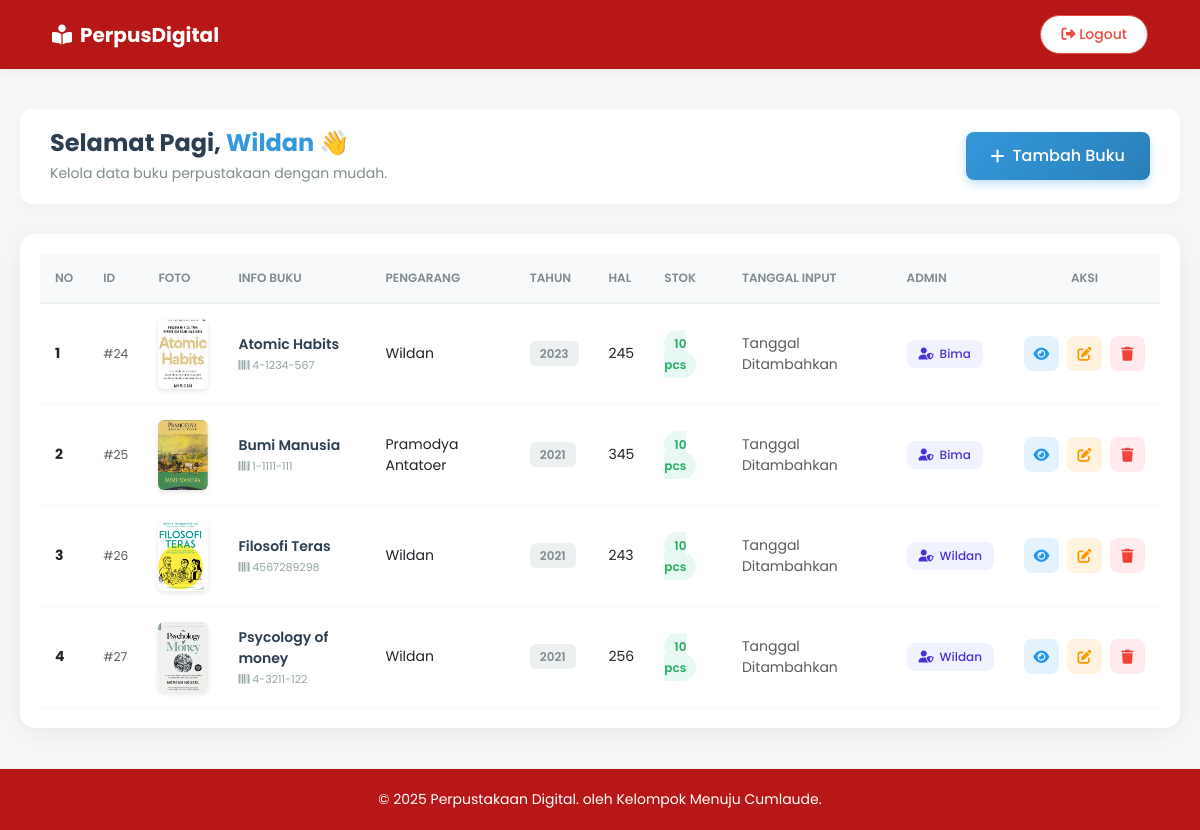
The page /pbo/admin.php (signed in) on the database its author committed.
### tables this page shows
CREATE TABLE `buku` (
  `id` int(11) NOT NULL,
  `isbn` varchar(10) NOT NULL,
  `foto` varchar(255) NOT NULL,
  `judul` varchar(255) DEFAULT NULL,
  `pengarang` varchar(150) DEFAULT NULL,
  `halaman` int(11) NOT NULL,
  `tahun` varchar(255) NOT NULL,
  `sinopsis` text NOT NULL,
  `stok` int(11) DEFAULT NULL,
  `user_id` int(11) NOT NULL
);

CREATE TABLE `user` (
  `id` int(11) NOT NULL,
  `nama` varchar(255) NOT NULL,
  `email` varchar(255) NOT NULL,
  `password` varchar(255) NOT NULL
);

### pbo/app/Database.php (called while the page is built, shortened)
<?php
$conn = new mysqli("localhost", "root", "", "perpus_pbo");
function query($query){
    global $conn;
    $result = mysqli_query($conn, $query);
    $rows = [];
    while ($row = mysqli_fetch_assoc($result)){
        $rows []= $row;
    }
    return $rows;
}

### pbo/admin.php (the view, shortened to what this page needs)
<?php
require_once 'app/Database.php';
$nama = $_SESSION['session_nama'];
$tampilData = query("SELECT buku.*, user.nama FROM buku JOIN user ON buku.user_id = user.id");
?>
<!DOCTYPE html>
<html lang="id">
<head>
    <link href="https://cdn.jsdelivr.net/npm/bootstrap@5.3.0/dist/css/bootstrap.min.css" rel="stylesheet">
    <link rel="stylesheet" href="https://cdnjs.cloudflare.com/ajax/libs/font-awesome/6.4.0/css/all.min.css">
    <link rel="stylesheet" href="aset/admin.css">
</head>
<body>
    <nav class="navbar-custom">
        <div class="container-fluid d-flex justify-content-between align-items-center">
            <div class="brand-logo">
                <i class="fa-solid fa-book-open-reader me-2"></i> PerpusDigital
            </div>
            <a href="logout.php" class="btn-logout" onclick="return confirm('Yakin ingin keluar?')">
                <i class="fa-solid fa-right-from-bracket"></i> Logout
            </a>
        </div>
    </nav>
    <div class="main-container">
        <div class="header-section">
            <div class="welcome-text">
                <h1>Selamat Pagi, <span><?= $nama; ?></span> 👋</h1>
                <p>Kelola data buku perpustakaan dengan mudah.</p>
            </div>
            <a href="tambah_buku.php" class="btn-custom-add">
                <i class="fa-solid fa-plus"></i> Tambah Buku
            </a>
        </div>
        <div class="table-wrapper">
            <table class="table table-hover align-middle">
                <thead>
                    <tr>
                        <th>No</th>
                        <th>ID</th>
                        <th>Foto</th>
                        <th>Info Buku</th>
                        <th>Pengarang</th>
                        <th>Tahun</th>
                        <th>Hal</th>
                        <th>Stok</th>
                        <th>Tanggal Input</th>
                        <th>Admin</th>
                        <th class="text-center">Aksi</th>
                    </tr>
                </thead>
                <tbody>
                    <?php $i = 1; ?>
                    <?php foreach ($tampilData as $row) : ?>
                        <tr>
                            <td class="fw-bold"><?= $i; ?></td>
                            <td><span class="text-muted small">#<?= $row["id"];?></span></td>
                            <td>
                                <div class="img-frame">
                                    <img src="sampul/<?= $row["foto"];?>" alt="Cover Buku">
                                </div>
                            </td>
                            <td>
                                <div class="book-info">
                                    <span class="book-title"><?= $row["judul"];?></span>
                                    <span class="book-isbn"><i class="fa-solid fa-barcode"></i> <?= $row["isbn"];?></span>
                                </div>
                            </td>
                            <td><?= $row["pengarang"];?></td>
                            <td><span class="badge-year"><?= $row["tahun"];?></span></td>
                            <td><?= $row["halaman"];?></td>
                            <td>
                                <span class="stok-status <?= $row['stok'] < 5 ? 'low' : 'ok' ?>">
                                    <?= $row["stok"];?> pcs
                                </span>
                            </td>
                            <td class="text-muted small">Tanggal Ditambahkan</td>
                            <td>
                                <div class="admin-badge">
                                    <i class="fa-solid fa-user-shield"></i> <?= $row["nama"]; ?>
                                </div>
                            </td>
                            <td>
                                <div class="action-buttons">
                                    <a href="detail.php?id=<?= $row["id"];?>" class="btn-icon btn-detail" title="Detail"><i class="fa-solid fa-eye"></i></a>
                                    <a href="update.php?id=<?= $row["id"];?>" class="btn-icon btn-edit" title="Edit"><i class="fa-solid fa-pen-to-square"></i></a>
                                    <a href="hapus.php?id=<?= $row["id"];?>" onclick="return confirm('Yakin Hapus?');" class="btn-icon btn-delete" title="Hapus"><i class="fa-solid fa-trash"></i></a>
                                </div>
                            </td>
                        </tr>
                    <?php $i++; ?>
                    <?php endforeach; ?>
                </tbody>
            </table>
        </div>
    </div>
    <footer class="footer">
        <p>&copy; 2025 Perpustakaan Digital. </i> oleh Kelompok Menuju Cumlaude.</p>
    </footer>
</body>
</html>

### pbo/aset/admin.css (style rules this page uses)
body { background-color: #f4f7f6; font-family: 'Poppins', sans-serif; color: #333; padding: 0; margin: 0; display: flex; flex-direction: column; min-height: 100vh; }
.navbar-custom { background-color: #b81717 !important; box-shadow: 0 2px 10px rgba(0,0,0,0.05); padding: 15px 40px; position: sticky; top: 0; z-index: 1000; }
.brand-logo { font-size: 20px; font-weight: 700; color: #ffffff; display: flex; align-items: center; }
.btn-logout { background-color: #fff; color: #e74c3c; border: 1px solid #e74c3c; padding: 8px 20px; border-radius: 50px; text-decoration: none; font-weight: 500; font-size: 14px; transition: all 0.3s; }
.main-container { max-width: 1300px; margin: 40px auto; padding: 0 20px; flex: 1; width: 100%; }
.header-section { display: flex; justify-content: space-between; align-items: center; margin-bottom: 30px; background-color: white; padding: 20px 30px; border-radius: 12px; box-shadow: 0 4px 6px rgba(0,0,0,0.02); }
.welcome-text h1 { font-size: 24px; font-weight: 700; color: #2c3e50; margin-bottom: 5px; }
.welcome-text h1 span { color: #3498db; }
.welcome-text p { color: #7f8c8d; font-size: 14px; margin: 0; }
.btn-custom-add { background: linear-gradient(135deg, #3498db, #2980b9); color: white; padding: 12px 25px; border-radius: 8px; text-decoration: none; font-weight: 500; box-shadow: 0 4px 10px rgba(52, 152, 219, 0.3); transition: all 0.2s; display: inline-flex; align-items: center; gap: 8px; }
.table-wrapper { background: white; padding: 20px; border-radius: 15px; box-shadow: 0 5px 20px rgba(0,0,0,0.05); overflow-x: auto; }
.table { margin-bottom: 0; width: 100%; }
.table thead th { background-color: #f8f9fa; color: #7f8c8d; font-weight: 600; text-transform: uppercase; font-size: 12px; border-bottom: 2px solid #ecf0f1; padding: 15px; }
.table tbody td { padding: 15px; vertical-align: middle; font-size: 14px; border-bottom: 1px solid #f4f7f6; }
.img-frame { width: 50px; height: 70px; border-radius: 6px; overflow: hidden; box-shadow: 0 2px 5px rgba(0,0,0,0.1); }
.img-frame img { width: 100%; height: 100%; object-fit: cover; }
.book-info { display: flex; flex-direction: column; }
.book-title { font-weight: 600; color: #2c3e50; }
.book-isbn { font-size: 11px; color: #95a5a6; margin-top: 2px; }
.badge-year { background-color: #ecf0f1; color: #7f8c8d; padding: 4px 10px; border-radius: 6px; font-size: 12px; font-weight: 600; }
.stok-status { font-weight: 600; padding: 5px 10px; border-radius: 20px; font-size: 12px; }
.stok-status.ok { background-color: #e8f8f5; color: #27ae60; }
.admin-badge { display: inline-flex; align-items: center; gap: 6px; background-color: #f0f3ff; color: #4834d4; padding: 5px 12px; border-radius: 8px; font-size: 12px; font-weight: 500; }
.action-buttons { display: flex; justify-content: center; gap: 8px; }
.btn-icon { width: 35px; height: 35px; display: flex; align-items: center; justify-content: center; border-radius: 8px; text-decoration: none; transition: all 0.2s; font-size: 14px; }
.btn-detail { background-color: #e3f2fd; color: #2196f3; }
.btn-edit { background-color: #fff3e0; color: #ff9800; }
.btn-delete { background-color: #ffebee; color: #f44336; }
.footer { background-color: #b81717 !important; padding: 20px; text-align: center; border-top: 1px solid #eee; margin-top: auto; }
.footer p { margin: 0; color: #ffffff; font-size: 14px; }

### rows shown on the page
buku: id "24", foto (picture), judul "Atomic Habits", isbn "4-1234-567", pengarang "Wildan", tahun "2023", halaman "245", stok "10", user.nama "Bima"
buku: id "25", foto (picture), judul "Bumi Manusia", isbn "1-1111-111", pengarang "Pramodya Antatoer", tahun "2021", halaman "345", stok "10", user.nama "Bima"
buku: id "26", foto (picture), judul "Filosofi Teras", isbn "4567289298", pengarang "Wildan", tahun "2021", halaman "243", stok "10", user.nama "Wildan"
buku: id "27", foto (picture), judul "Psycology of money", isbn "4-3211-122", pengarang "Wildan", tahun "2021", halaman "256", stok "10", user.nama "Wildan"

### other values the page prints
$nama "Wildan"
